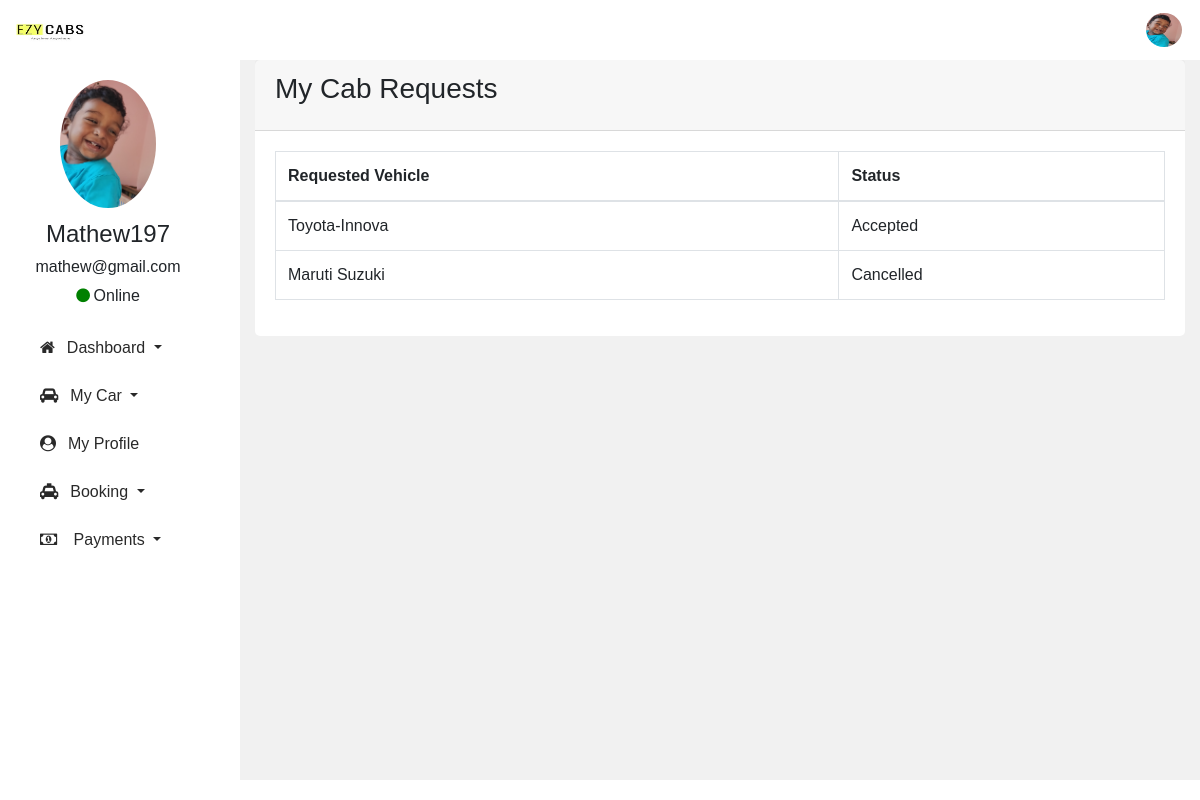
Page /pages/viewCabRequest.php (signed in) on the committed database.
### tables this page shows
CREATE TABLE `vehicle_request` (
  `id` int(11) NOT NULL,
  `driver_id` int(11) NOT NULL,
  `vehicle_id` int(11) NOT NULL,
  `status` int(11) NOT NULL DEFAULT 0
);

CREATE TABLE `vehicle` (
  `id` int(5) NOT NULL,
  `u_id` int(5) NOT NULL,
  `reg_no` varchar(15) NOT NULL,
  `model_company` varchar(150) NOT NULL,
  `fuel` varchar(50) NOT NULL,
  `seating_capacity` int(5) NOT NULL,
  `engine_no` varchar(15) NOT NULL,
  `chaise_no` varchar(15) NOT NULL,
  `reg_validity` date NOT NULL,
  `insurence_scheme` varchar(25) NOT NULL,
  `insurence_validity` date NOT NULL,
  `tax` date NOT NULL,
  `pollution` date NOT NULL,
  `vehicle_img` varchar(100) NOT NULL,
  `rc_doc` varchar(200) NOT NULL,
  `category` int(25) NOT NULL,
  `driverAllocated` int(11) NOT NULL DEFAULT -1
);

### pages/viewCabRequest.php (the view, shortened to what this page needs)
<?php
include 'dbcon.php';
$user_session_id = $_SESSION['userId'];
if (isset($_SESSION["session_id"]) != session_id()) {
  header("Location:../index.php");
  die();
} else {
?>
  <!doctype html>
  <html lang="en">
  <head>
    <link rel='stylesheet' href='https://cdn.jsdelivr.net/npm/sweetalert2@7.12.15/dist/sweetalert2.min.css'>
    <link rel="stylesheet" href="https://cdn.jsdelivr.net/npm/bootstrap@4.0.0/dist/css/bootstrap.min.css">
    <link rel="stylesheet" href="https://cdnjs.cloudflare.com/ajax/libs/font-awesome/4.7.0/css/font-awesome.min.css">
    <link rel="stylesheet" href="../css/style.css">
  </head>
  <body>
    <?php
    include "../assets/templates/driversidebar.php";
    ?>
    <section>
      <div class="container-fluid tableDriver">
        <div class="row">
          <div class="col-md-12">
            <div class="card">
              <div class="card-header">
                <h3 class="card-title">My Cab Requests</h3>
              </div>
              <div class="card-body">
                <form action="./bookingHistory.php" method="POST">
                  <table class="table table-bordered">
                    <thead>
                      <tr>
                        <th>Requested Vehicle</th>
                        <th>Status</th>
                      </tr>
                    </thead>
                    <tbody>
                      <?php
                      $selectRequestedCabSql = "SELECT vehicle_id,status FROM vehicle_request WHERE driver_id = '$user_session_id'";
                      $selectRequestedCabResult = mysqli_query($con, $selectRequestedCabSql);
                      if (mysqli_num_rows($selectRequestedCabResult) > 0) {
                        while ($row = mysqli_fetch_assoc($selectRequestedCabResult)) {
                          $statusText = ($row['status'] == 0) ? "Pending" : (($row['status'] == 1) ? "Accepted" : "Cancelled");
                          $sql = "SELECT model_company,id FROM vehicle WHERE  id = '$row[vehicle_id]'";
                          $result = mysqli_query($con, $sql);
                          if (mysqli_num_rows($result) > 0) {
                            $rowN = mysqli_fetch_assoc($result);
                            $model_company = $rowN['model_company'];
                            echo '<tr>
                            <td>' . $model_company . '</td>
                            <td>' . $statusText . '</td>
                            </tr>';
                          }
                        }
                      }else{
                        echo '<tr>
                        <td colspan="2">No Requests</td>
                        </tr>';
                      }
                      ?>
                  </table>
                </form>
    </section>
  </body>
  </html>
<?php
}
?>

### css/style.css (style rules this page uses)
* { box-sizing: border-box; }
body { font-family: Arial, Helvetica, sans-serif; margin: 0%; padding: 0%; }
section { display: -webkit-flex; display: flex; height: auto; }
.tableDriver { width: 80%; position: absolute; left: 20vw; top:5vw }
.form-container_BOOK table,th,td.tr { border: 0%; margin: 0%; border-bottom-width: 2%; }
.card { background: #ffffff; -webkit-border-radius: 5px; -moz-border-radius: 5px; border-radius: 5px; border: 0; margin-bottom: 1rem; }

### rows in the picture
vehicle_request: vehicle.model_company "Toyota-Innova", status "Accepted"
vehicle_request: vehicle.model_company "Maruti Suzuki", status "Cancelled"

### other values in the picture
$uname "Mathew197"
$email "mathew@gmail.com"
